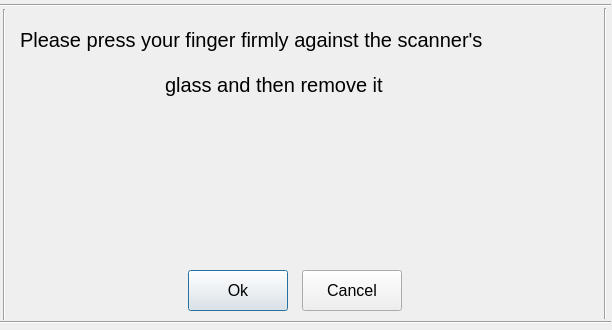
<?xml version="1.0" encoding="UTF-8"?>
<ui version="4.0">
 <class>CDlgFingerprintVerify</class>
 <widget class="QDialog" name="CDlgFingerprintVerify">
  <property name="geometry">
   <rect>
    <x>0</x>
    <y>0</y>
    <width>612</width>
    <height>330</height>
   </rect>
  </property>
  <property name="font">
   <font>
    <pointsize>12</pointsize>
   </font>
  </property>
  <property name="windowTitle">
   <string>Verify Fingerprint</string>
  </property>
  <widget class="Line" name="line">
   <property name="geometry">
    <rect>
     <x>0</x>
     <y>314</y>
     <width>611</width>
     <height>16</height>
    </rect>
   </property>
   <property name="orientation">
    <enum>Qt::Horizontal</enum>
   </property>
  </widget>
  <widget class="Line" name="line_2">
   <property name="geometry">
    <rect>
     <x>0</x>
     <y>-3</y>
     <width>611</width>
     <height>16</height>
    </rect>
   </property>
   <property name="orientation">
    <enum>Qt::Horizontal</enum>
   </property>
  </widget>
  <widget class="Line" name="line_3">
   <property name="geometry">
    <rect>
     <x>-6</x>
     <y>9</y>
     <width>20</width>
     <height>311</height>
    </rect>
   </property>
   <property name="orientation">
    <enum>Qt::Vertical</enum>
   </property>
  </widget>
  <widget class="Line" name="line_4">
   <property name="geometry">
    <rect>
     <x>595</x>
     <y>8</y>
     <width>20</width>
     <height>311</height>
    </rect>
   </property>
   <property name="orientation">
    <enum>Qt::Vertical</enum>
   </property>
  </widget>
  <widget class="QWidget" name="layoutWidget">
   <property name="geometry">
    <rect>
     <x>10</x>
     <y>20</y>
     <width>601</width>
     <height>400</height>
    </rect>
   </property>
   <layout class="QVBoxLayout" name="verticalLayout"/>
   <widget class="QPushButton" name="buttonBoxOk">
    <property name="geometry">
     <rect>
      <x>178</x>
      <y>250</y>
      <width>100</width>
      <height>41</height>
     </rect>
    </property>
    <property name="text">
     <string>Ok</string>
    </property>
   </widget>
   <widget class="QPushButton" name="buttonBoxCancel">
    <property name="geometry">
     <rect>
      <x>292</x>
      <y>250</y>
      <width>100</width>
      <height>41</height>
     </rect>
    </property>
    <property name="text">
     <string>Cancel</string>
    </property>
   </widget>
  </widget>
  <widget class="QLabel" name="lblFPrintMessage">
   <property name="geometry">
    <rect>
     <x>20</x>
     <y>20</y>
     <width>600</width>
     <height>40</height>
    </rect>
   </property>
   <property name="font">
    <font>
     <pointsize>15</pointsize>
    </font>
   </property>
   <property name="text">
    <string>Please press your finger firmly against the scanner's</string>
   </property>
  </widget>
  <widget class="QLabel" name="lblFPrintMessage1">
   <property name="geometry">
    <rect>
     <x>165</x>
     <y>65</y>
     <width>300</width>
     <height>40</height>
    </rect>
   </property>
   <property name="font">
    <font>
     <pointsize>15</pointsize>
    </font>
   </property>
   <property name="text">
    <string>glass and then remove it</string>
   </property>
  </widget>
  <widget class="QLabel" name="lblFPrintMessage2">
   <property name="geometry">
    <rect>
     <x>183</x>
     <y>150</y>
     <width>300</width>
     <height>40</height>
    </rect>
   </property>
   <property name="font">
    <font>
     <pointsize>13</pointsize>
    </font>
   </property>
   <property name="text">
    <string/>
   </property>
  </widget>
 </widget>
 <resources/>
 <connections/>
</ui>
